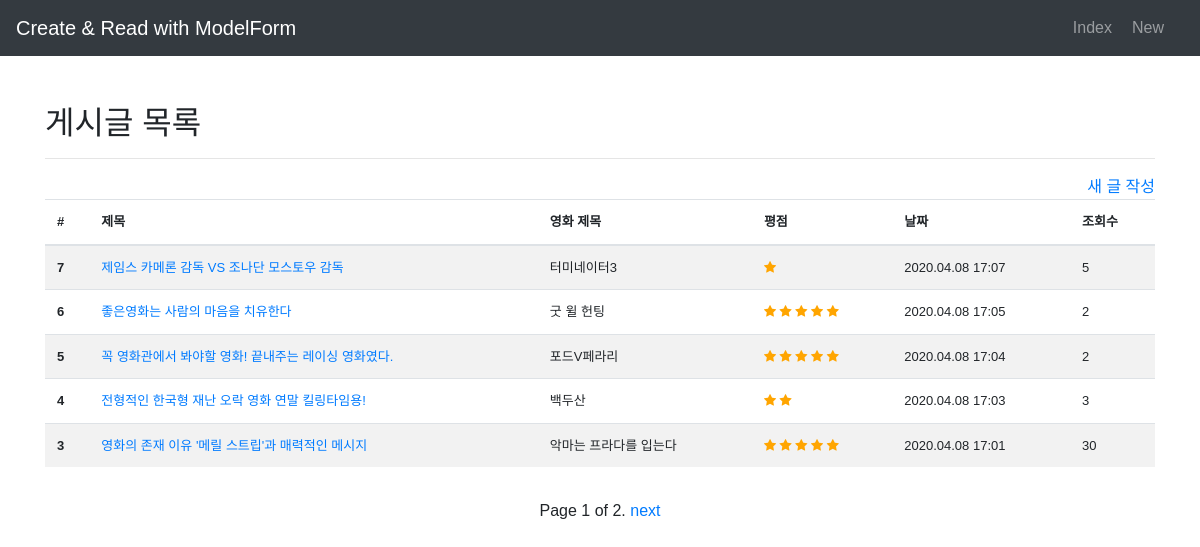
/community/, run on an earlier commit of the app's database.
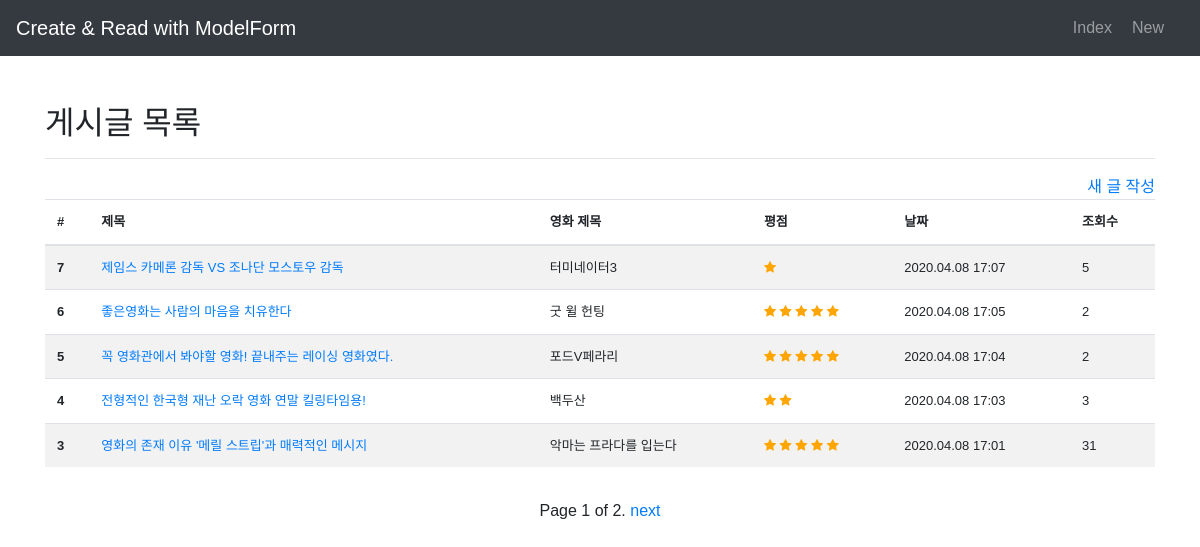
And on a later commit of the database.
### community/models.py (models this page shows)
class Review(models.Model):
   title = models.CharField(max_length=100)
   movie_title = models.CharField(max_length=30)
   rank = models.IntegerField()
   content = models.TextField()
   created_at = models.DateTimeField(auto_now_add=True)
   updated_at = models.DateTimeField(auto_now=True)
   hits = models.IntegerField(default=0)

### community/views.py (the view)
# urls.py: path('', views.index, name='index'),  # All List
def index(request):
    reviews = Review.objects.all().order_by('-id')
    paginator = Paginator(reviews, 5)
    page = request.GET.get('page')
    try:
        reviews = paginator.page(page)
    except PageNotAnInteger:
        reviews = paginator.page(1)
    except EmptyPage:
        reviews = paginator.page(paginator.num_pages)
    return render(request, 'community/review_list.html', {
        'reviews': reviews,
    })

### community/templates/community/review_list.html (shortened to what this page needs)
{% extends 'base.html' %}
{% block body %}
<div class='text-right'>
  <a href="{% url 'community:create' %}">새 글 작성</a>
</div>
<div class="table-responsive">
  <table class="table table-striped">
    <thead>
      <tr>
        <th scope="col">#</th>
        <th scope="col">제목</th>
        <th scope="col">영화 제목</th>
        <th scope="col">평점</th>
        <th scope="col">날짜</th>
        <th scope="col">조회수</th>
      </tr>
    </thead>
    <tbody>
      {% for review in reviews %}
      <tr>
        <th scope="row">{{review.pk}} </th>
        <td><a href="{% url 'community:detail' review.pk %}">{{review.title|truncatechars:30}}</a></td>
        <td>{{review.movie_title}}</td>
        <td>
          {% with ''|center:review.rank as range %}
              {% for i in range %}
                  <span class="fa fa-star checked"></span>
              {% endfor %}
          {% endwith %}
        </td>
        <td>{{review.created_at|date:"Y.m.d"}} {{ review.created_at|time:"H:i" }}</td>
        <td>{{review.hits}}</td>
      </tr>
      {% endfor %}
    </tbody>
  </table>
</div>
<div class="pagination justify-content-center py-3">
  <span class="step-links">
    <span class="current">
      Page {{ reviews.number }} of {{ reviews.paginator.num_pages }}.
    </span>
    {% if reviews.has_next %}
      <a href="?page={{ reviews.next_page_number }}">next</a>
    {% endif %}
  </span>
</div>
{% endblock %}

What changed in the data, as far as the page shows it:
changed Review "영화의 존재 이유 '메릴 스트립'과 매력적인 메시지": hits "30" → "31"
